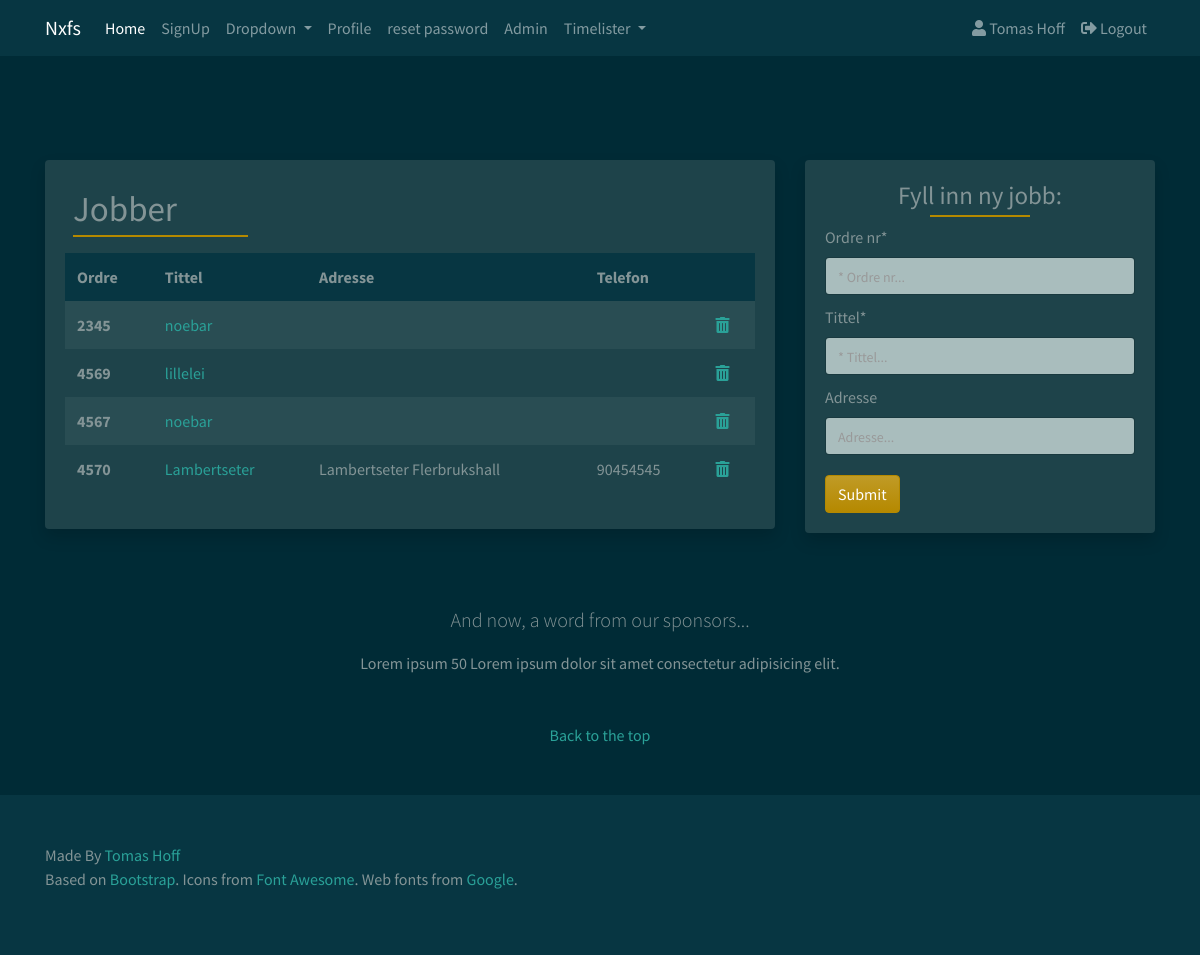
Screenshot of /timelister/jobblist/ (signed in) with the database file from the repository.
### users/models.py (models this page shows, shortened)
class CustomUser(AbstractUser):
    objects = CustomUserManager()
    city = models.CharField(max_length=50, blank=True)
    country = models.CharField(max_length=50, blank=True)
    website = models.URLField(blank=True)
    phone = models.IntegerField(default=0)
    profile_picture = models.ImageField(
        upload_to='profile_image', default='default/profile.png')

### timelister/models.py (models this page shows)
class Jobber(models.Model):
    ordre_nr = models.PositiveSmallIntegerField(primary_key=True)
    tittel = models.CharField(max_length=64, blank=True)
    adresse = models.CharField(max_length=256, blank=True)
    telefon_nr = models.CharField(max_length=64, blank=True)
    beskrivelse = models.TextField(blank=True)
    date = models.DateTimeField(auto_now_add=True)
    class Meta:
        verbose_name = 'Jobb'
        verbose_name_plural = 'Jobber'
    def __str__(self):
        return self.tittel

### timelister/views.py (the view)
def jobblist(request):
    jobb_list = models.Jobber.objects.all()
    most_recent = models.Jobber.objects.order_by('-date')
    paginator = Paginator(jobb_list, 10)
    page_request_var = 'page'
    page = request.GET.get(page_request_var)
    try:
        paginated_queryset = paginator.page(page)
    except PageNotAnInteger:
        paginated_queryset = paginator.page(1)
    except EmptyPage:
        paginated_queryset = paginator.page(paginator.num_pages)
    jobbform = JobberForm(request.POST or None)
    if request.method == "POST":
        if jobbform.is_valid():
            jobbform.save()
            messages.success(request, 'Jobb Lagt til')
            return redirect(request.META.get('HTTP_REFERER', redirect_if_referer_not_found))
    context = {
        'jobbform': jobbform,
        'queryset': paginated_queryset,
        'page_request_var': page_request_var,
        'most_recent': most_recent,
    }
    return render(request, 'timelister/jobblist.html', context)

### timelister/forms.py
class JobberForm(forms.ModelForm):
    ordre_nr = forms.CharField(max_length=4, required=True, widget=forms.TextInput(
        attrs={
            'placeholder': '* Ordre nr...',
        }))
    tittel = forms.CharField(max_length=64, widget=forms.TextInput(
        attrs={
            'placeholder': '* Tittel...',
        }))
    adresse = forms.CharField(max_length=256, required=False, widget=forms.TextInput(
        attrs={
            'placeholder': 'Adresse...',
        }))
    class Meta:
        model = Jobber
        fields = (
            'ordre_nr',
            'tittel',
            'adresse',
        )

### srv/context_processors.py (called while the page is built)
def custom_context(request):
    navbarloginform = LoginForm(request.POST or None)
    return {
        'navbarloginform': navbarloginform
    }

### templates/timelister/jobblist.html (shortened to what this page needs)
{% extends 'base.html' %}
{% block content %}
{% load crispy_forms_tags %}
<div class="col-lg-8">
    <div class="card border-0 shadow mb-4">
        <div class="card-body">
            <div class="d-flex justify-content-between">
                <div class="p-2">
                    <h2 class="card-body">Jobber</h2>
                </div>
                <div class="p-2"></div>
                <div class="p-2"></div>
            </div>
            <table class="table table-striped table-borderless">
                <thead class="thead-custom">
                    <tr>
                        <th scope="col">Ordre</th>
                        <th scope="col">Tittel</th>
                        <th scope="col">Adresse</th>
                        <th scope="col">Telefon</th>
                        <th scope="col"></th>
                    </tr>
                </thead>
                <tbody>
                    {% for jobber in most_recent %}
                    <tr>
                        <th scope="row">{{ jobber.ordre_nr }}</th>
                        <td><a href="{% url 'jobbdetail' object_id=jobber.ordre_nr %}">{{ jobber }}</a></td>
                        <td>{{ jobber.adresse }}</td>
                        <td>{{ jobber.telefon_nr }}</td>
                        <td><a href="{% url 'delete_jobber' jobber.ordre_nr %}" class="confirm-delete"
                                data-toggle="modal" data-target="#confirmTimerDeleteModal"
                                id="deleteButton{{jobber.ordre_nr}}">
                                <i class="fas fa-trash-alt" tooltip-toggle="tooltip" title="Delete"></i></a>
                        </td>
                    </tr>
                    {% endfor %}
                </tbody>
            </table>
        </div>
    </div>
</div>
<div class="col-lg-4">
    <div class="card border-0 shadow mb-4 d-none d-lg-block">
        <div class="card-body">
            <div class="form-group">
                <h2>Fyll inn ny jobb:
                </h2>
                <form method="POST" action=".">
                    {{ jobbform|crispy }}
                    <button type="submit" class="btn btn-primary button-card">Submit</button>
                </form>
            </div>
        </div>
    </div>
</div>
{% endblock content %}

### templates/func/name.html
{% if user.first_name == '' %}
{{ user.username|title }}
{% else %}
{{ user.first_name|title }} {{ user.last_name|title }}
{% endif %}

### static_in_env/css/custom.css (style rules this page uses)
* { margin: 0; padding: 0; }
.button-card { margin-top: 10px !important; }
.card-body h2 { font-weight: 500; font-size: 35px; text-align: left; position: relative; padding: 0px 0 5px; margin-bottom: 10px; }
.card-body h2::after { background: #B58900; width: 175px; height: 2px; content: ""; position: absolute; top: 100%; left: 0%; transform: translateX(-0%); -o-transform: translateX(-0%); -ms-transform: translateX(-0%); -moz-transform: translateX(-0%); -webkit-transform: translateX(-0%); }
.thead-custom th { background-color: #073642; }
.form-group { margin-bottom: 0px !important; }
.form-group input { margin-bottom: 10px !important; }
.form-group h2 { font-weight: 400; font-size: 25px; text-align: center; position: relative; padding: 0px 0 5px; margin-bottom: 10px; }
.form-group h2::after { background: #B58900; width: 100px; height: 2px; content: ""; position: absolute; top: 100%; left: 50%; transform: translateX(-50%); -o-transform: translateX(-50%); -ms-transform: translateX(-50%); -moz-transform: translateX(-50%); -webkit-transform: translateX(-50%); }
.form-group label { font-size: 16px; padding: 0px; }

### rows the page displays
CustomUser: first_name "Tomas", last_name "Hoff"
Jobber: ordre_nr "2345", tittel "noebar"
Jobber: ordre_nr "4569", tittel "lillelei"
Jobber: ordre_nr "4567", tittel "noebar"
Jobber: ordre_nr "4570", tittel "Lambertseter", adresse "Lambertseter Flerbrukshall", telefon_nr "90454545"
